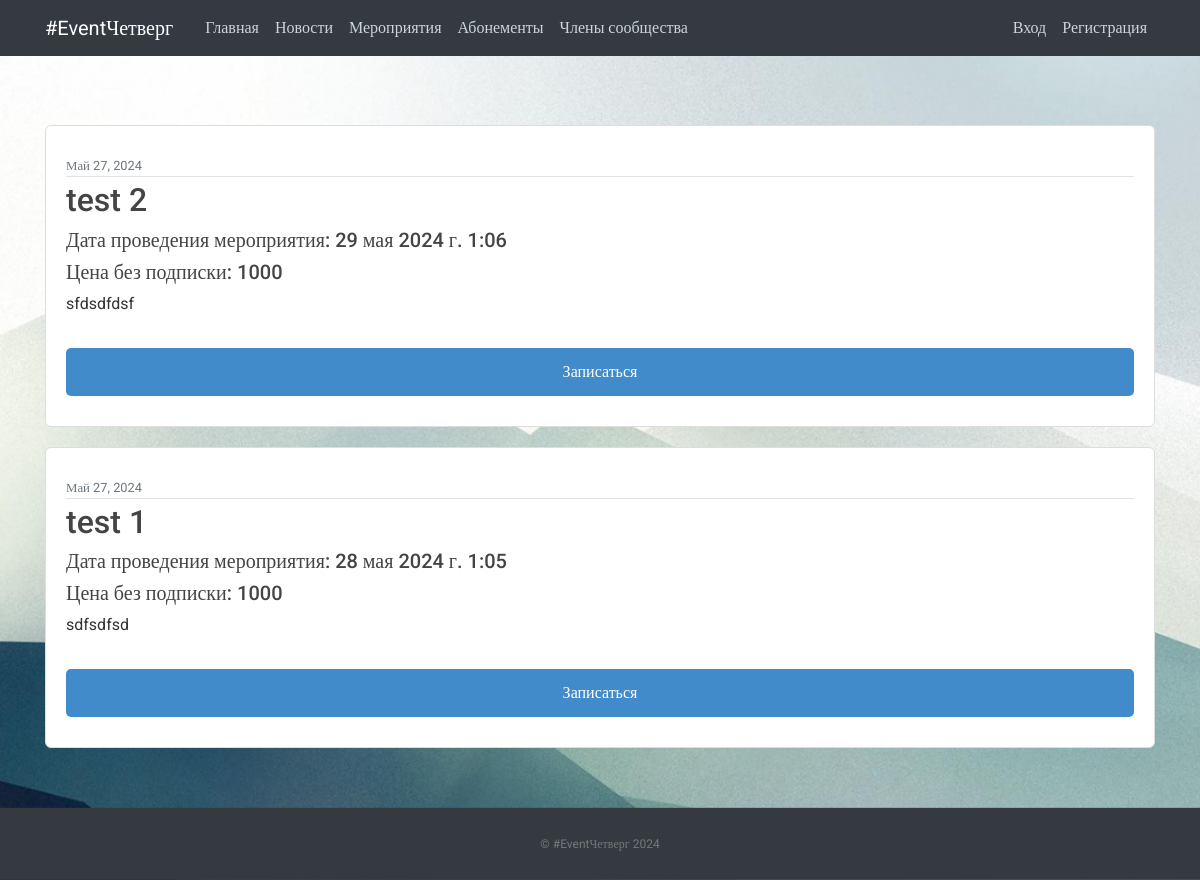
Screenshot of /events/ with the database file from the repository.
### vkr/models.py (models this page shows, shortened)
class Event (models.Model):
    title = models.CharField(max_length=100)
    content = models.TextField()
    date_posted = models.DateTimeField(default=timezone.now)
    is_active = models.BooleanField(default=True)
    event_date = models.DateTimeField(default=timezone.now)
    event_price = models.IntegerField(default=1000)

### vkr/views.py (the view)
# urls.py: path('events/', EventListView.as_view(), name='vkr-events'),
class EventListView(ListView):
    queryset = Event.objects.filter(is_active=True)
    template_name = 'vkr/events.html'
    context_object_name = 'events'
    ordering = ['-date_posted']

### vkr/templates/vkr/events.html (shortened to what this page needs)
{% extends "vkr/base.html" %}
{% load static %}
{% block content %}
    <link rel="stylesheet" type="text/css" href="{% static 'modal.css' %}">
    {% for event in events %}
        <article class="media content-section">
            <div class="media-body">
                <div class="article-metadata">
                <small class="text-muted">{{ event.date_posted|date:"F d, Y" }}</small>
                </div>
                <a href="{% url 'event-detail' event.id %}"><h2>{{ event.title }}</h2></a>
                <h5>Дата проведения мероприятия: {{ event.event_date }}</h5>
                <h5>Цена без подписки: {{ event.event_price }}</h5>
                <p class="article-content">{{ event.content }}</p>
                <button class="type_button" onclick="Send({{ event.id }})">Записаться</button>
            </div>
        </article>
    {% endfor %}
{% endblock content %}

### static/main.css (style rules this page uses)
body, html { width:100%; height:100% }
body { margin:0; padding:0; background: #fafafa; color: #333333; margin-top: 5rem; font-family:Roboto; background-image: url("./images/bg.jpg"); background-repeat: no-repeat; background-size: cover; background-attachment: fixed; }
h1, h2, h3, h4, h5, h6 { color: #444444; }
.content-section { background: #ffffff; padding: 30px 20px; border: 1px solid #dddddd; border-radius: 6px; margin: 20px auto; }
.article-content { white-space: pre-line; }
.article-metadata { padding-bottom: 1px; margin-bottom: 4px; border-bottom: 1px solid #e3e3e3 }
.type_button { border: none; width: 100%; padding: 12px 35px; margin-top: 1rem; background-color: #428bca; color: #fff; border-radius: 5px; cursor: pointer; font-size: 16px; }

### rows the page displays
Event: date_posted "Май 27, 2024", title "test 2", event_date "29 мая 2024 г. 1:06", event_price "1000", content "sfdsdfdsf"
Event: date_posted "Май 27, 2024", title "test 1", event_date "28 мая 2024 г. 1:05", event_price "1000", content "sdfsdfsd"
